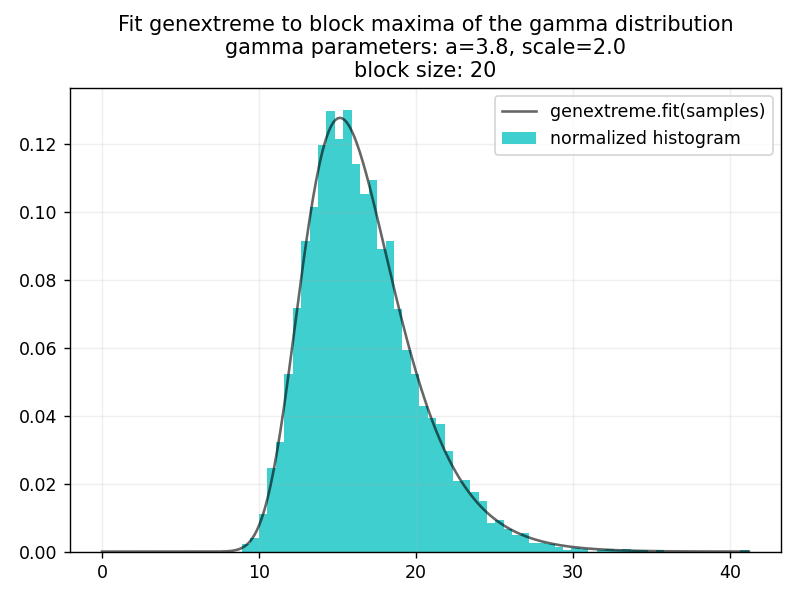

Write Python code to recreate this figure.

import numpy as np
from scipy.stats import genextreme
import matplotlib.pyplot as plt


seed = 485394758879878435
rng = np.random.default_rng(seed)

n = 5000  # Number of block maxima to compute.
m = 20    # Block size

a = 3.8      # gamma distribution shape parameter
scale = 2.0  # gamma distribution scale parameter

samples = rng.gamma(a, scale=scale, size=(n, m)).max(axis=-1)

params = genextreme.fit(samples)
print(params)

plt.hist(samples, bins=60, density=True, color='c', alpha=0.75,
         label='normalized histogram')
xx = np.linspace(0, samples.max(), 400)
yy = genextreme.pdf(xx, *params)
plt.plot(xx, yy, 'k', linewidth=1.5, alpha=0.6,
         label="genextreme.fit(samples)")
plt.legend()
plt.grid(alpha=0.2)
plt.title('Fit genextreme to block maxima of the gamma distribution\n'
          f'gamma parameters: a={a}, scale={scale}\n'
          f'block size: {m}')
plt.tight_layout()
# plt.show()
plt.savefig('genextreme_fit.png', dpi=125)
